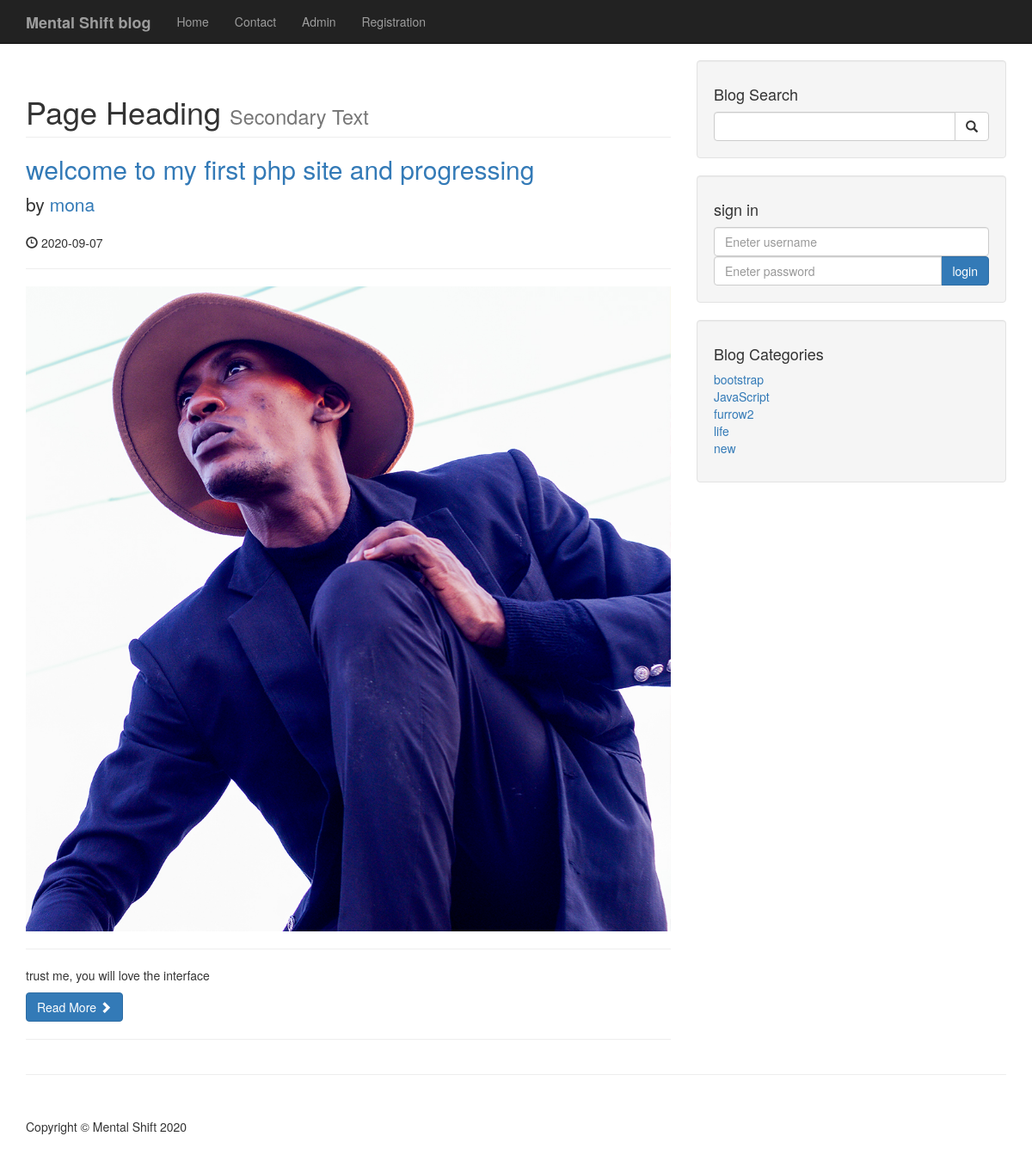
The app's page /category.php?category=1 with its own data.
### tables this page shows
CREATE TABLE `posts` (
  `post_id` int(3) NOT NULL,
  `post_category_id` int(3) NOT NULL,
  `post_title` varchar(255) NOT NULL,
  `post_author` varchar(255) NOT NULL,
  `post_date` date NOT NULL,
  `post_image` text NOT NULL,
  `post_content` text NOT NULL,
  `post_tags` varchar(255) NOT NULL,
  `post_comment_count` int(11) NOT NULL,
  `post_status` varchar(255) NOT NULL DEFAULT 'draft'
);

CREATE TABLE `categories` (
  `cat_id` int(3) NOT NULL,
  `cat_title` varchar(255) NOT NULL
);

### category.php (the view)
<?php include'includes/db.php'?>
<?php include'includes/header.php'?>
    <?php include'includes/navigation.php'?>
    <div class="container">
        <div class="row">
            <div class="col-md-8">
                <?php
if (isset($_GET['category'])) {
$post_category_id =$_GET['category'];
}
                $query = "SELECT * FROM posts WHERE post_category_id = $post_category_id";
                $select_all_post_query = mysqli_query($connection, $query);
                while ($row = mysqli_fetch_assoc($select_all_post_query)) {
                        $post_id = $row['post_id'];
                        $post_title = $row['post_title'];
                        $post_author = $row['post_author'];
                        $post_date = $row['post_date'];
                        $post_image = $row['post_image'];
                        $post_content = substr($row['post_content'], 0,100);
                        ?>
                        <h1 class="page-header">
                    Page Heading
                    <small>Secondary Text</small>
                </h1>
                <h2>
                    <a href="post.php?p_id=<?php echo $post_id ?>"><?php echo $post_title ?></a>
                </h2>
                <p class="lead">
                    by <a href="index.php"><?php echo $post_author ?></a>
                </p>
                <p><span class="glyphicon glyphicon-time"></span> <?php echo $post_date ?></p>
                <hr>
                <img class="img-responsive" src="images/<?php echo $post_image?>" alt="img">
                <hr>
                <p><?php echo $post_content ?></p>
                <a class="btn btn-primary" href="#">Read More <span class="glyphicon glyphicon-chevron-right"></span></a>
                    <hr>
              <?php } ?>
            </div>
           <?php include'includes/Sidebar.php'?>
        <hr>
      <?php include'includes/footer.php'?>

### includes/sidebar.php (shortened to what this page needs)
<div class="col-md-4">
               <div class="well bg-dark">
                   <h4>Blog Search</h4>
                   <form action = "./search.php" method="post">
                   <div class="input-group">
                       <input name="search" type="text" class="form-control" >
                       <span class="input-group-btn">
                           <button name="submit" class="btn btn-default" type="submit">
                               <span class="glyphicon glyphicon-search"></span>
                       </button>
                       </span>
                   </div>
                   </form>
               </div>
               <div class="well">
                   <h4>sign in</h4>
                   <form action = "includes/login.php" method="post">
                   <div class="for-group">
                       <input name="username" type="text" class="form-control" placeholder="Eneter username" required="required">
                   </div>
                    <div class="input-group">
                       <input name="password" type="Password" class="form-control" placeholder="Eneter password" required="required">
                       <span class="input-group-btn">
                           <button class="btn btn-primary" name="login" type="submit" >login
                           </button>
                       </span>
                   </div>
                   </form>
               </div>
               <div class="well">
                        <?php
             $query = 'SELECT * FROM categories LIMIT 5';
           $select_categories_query = mysqli_query($connection, $query);
                    ?>
                   <h4>Blog Categories</h4>
                   <div class="row">
                       <div class="col-lg-12">
                           <ul class="list-unstyled">
                           <?php
                   while ($row = mysqli_fetch_array($select_categories_query)) {
                       $cat_id = $row['cat_id'];
                       $cat_title = $row['cat_title'];
                       echo "<li><a href='category.php?category=$cat_id'>{$cat_title}</a></li>";
                   }
                   ?>
                           </ul>
                       </div>
                   </div>
               </div>
           </div>
       </div>

### css/blog-home.css (style rules this page uses)
body { padding-top: 70px; }

### records on screen
posts: post_title "welcome to my first php site and progressing", post_author "mona", post_date "2020-09-07", post_image (picture), post_content "trust me, you will love the interface"
categories: cat_title "bootstrap"
categories: cat_title "JavaScript"
categories: cat_title "furrow2"
categories: cat_title "life"
categories: cat_title "new"
